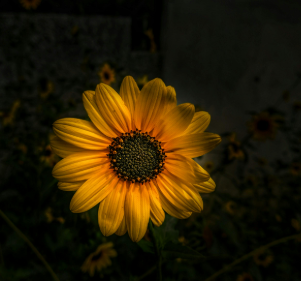
#> input picture CV PR/flower n.png, 301 x 281 px
$ python histogram.py
#> lines starting #> are read from the running program, lines starting #| are printed output that depends on the picture
import cv2
from matplotlib import pyplot as plt

# 1. Read the color image
img = cv2.imread('flower n.png')
#> img is the input picture: shape (281, 301, 3); mean B, G, R 4.1, 29.2, 41.1

# 2. Define colors for channels and loop through them
color = ('b', 'g', 'r')
for i, col in enumerate(color):
    # Calculate histogram for each channel
    # [img]: image, [i]: channel index, None: no mask, [256]: bins, [0,256]: range
    hist = cv2.calcHist([img], [i], None, [256], [0, 256])

    # 3. Plot the histogram
    plt.plot(hist, color=col)
    plt.xlim([0, 256])

plt.title('Color Channels Histogram')
plt.xlabel('Intensity Value')
plt.ylabel('Pixel Count')
plt.show()
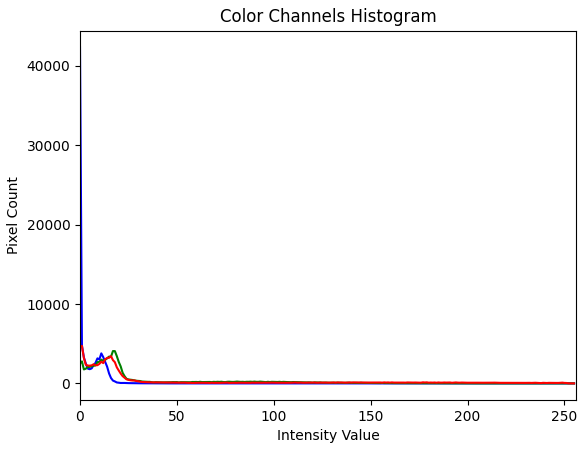
#> figure drawn by matplotlib, 1 panel; curve peaks at x = 0, y = 42334; curve peaks at x = 17, y = 4074; curve peaks at x = 1, y = 4721

$ run again, with CV PR/boston.png copied over CV PR/flower n.png
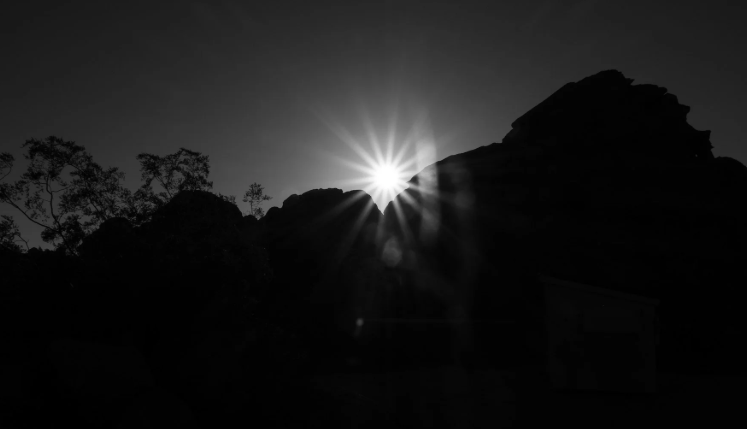
#> input picture CV PR/boston.png, 747 x 429 px
#> img is the input picture: shape (429, 747, 3); mean B, G, R 24.3, 24.3, 24.3
#> `plt.show()`:
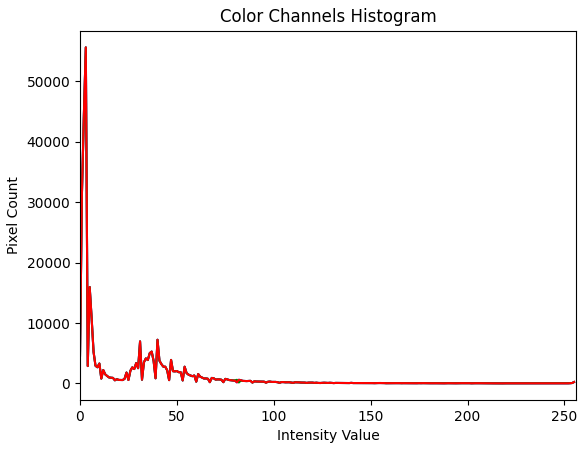
#> figure drawn by matplotlib, 1 panel; curve peaks at x = 3, y = 55565; curve peaks at x = 3, y = 55565; curve peaks at x = 3, y = 55565
